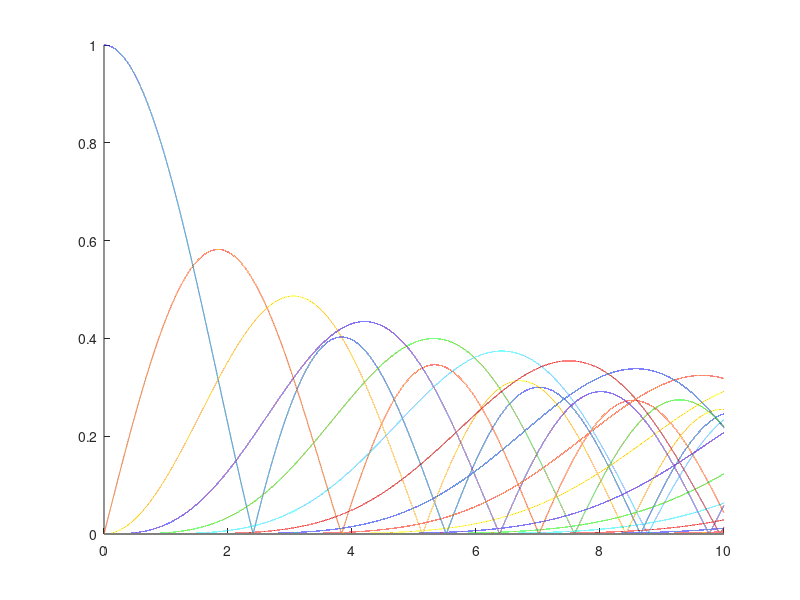

Recreate this plot in MATLAB. (Note: this script raises an error after producing the figure.)
set(0,'DefaultFigureWindowStyle','docked')

% Cleaning
clear all
close all
clc


addpath('FGen')
%% Primary tests

kr = 0:0.0001:10;
figure,hold on,
for p = 0:100
    plot(kr,abs(besselj(p,kr)));
end



%% Parameters

global DiscreteDiskCentered Feta HEST List_k % discretization of the centered artificial disk

% Choose Geometry between the available geometries:
Rin = 0.01; %0.1; % radius of artificial background
% Folder = 'FixedFrqData/1Crack/';%'Geometry_6Cracks_k14.mat';%'Geometry_2Cracks_k14.mat';
% load([Folder 'FFRin01'  '.mat'],'Ax','Ay','Bx','By','FF','List_k');
% num2str(round(10*Rin))

for iterNbCracks = 2:8
FileInput = ['MultiFrqData/Monotonicity/FF' num2str(iterNbCracks) '.mat'];
load(FileInput,'Ax','Ay','Bx','By','List_k',...
'BXmin','BXmax','BYmin','BYmax','FF');

%%

[nbcapteur,~,Nk] = size(FF);
% Choose resolution of the scan
% 
% BXmin = -.55; % range of the centers coordinates
% BXmax = .45;
% BYmin = -.5;
% BYmax = .5;
DB = Rin; % distance between each centers
[BX,BY]=meshgrid(BXmin:DB:BXmax,BYmin:DB:BYmax);
Nt = numel(BX);

% Choose artificial background boundary condition:
% BC1 u + BC2 d_n u = 0.
BC = [1 0];

% plot and/or save computed indicators?
PlotDisplayFlag = 1; 
DataSaveFlag = 1;
PlotSaveFlag = 0;

% Choose noise level of farfield in the next section (eta).
% 
% % Control of the scan parameters
% figControle = figure;%('visible','off');
% hold on, 
% plot([Ax;Bx],[Ay;By],'red');
% set(gca,'Ydir','normal')
% axis square
% colormap('summer');
% title('Resolution of the image');
% 
% 
% % visualisation of the artificial backgrounds (when possible):
% if Nt<1500
% poly = DiskSwipe(BX,BY,Rin,30);
% figure,hold on,
% plot(poly,'FaceAlpha',0.1,'EdgeAlpha',0);
% plot([Ax;Bx],[Ay;By],'red','LineWidth',1);
% axis square
% title('The artificial backgrounds');
% end

%% Add of noise on the data
clc
eta=.02;
Feta = zeros(nbcapteur,nbcapteur,Nk);
Fart = zeros(nbcapteur,nbcapteur,Nk);
HEST = zeros(1,Nk);

for i=1:Nk

     
    % Bruit uniforme
    % noise=1+eta*(rand(nbcapteur)*2-1)+sqrt(-1)*eta*(rand(nbcapteur)*2-1);

    % Bruit Gaussien
     noise=1+eta*(randn(size(FF(:,:,i))))+sqrt(-1)*eta*(randn(size(FF(:,:,i))));

    Feta(:,:,i)=FF(:,:,i).*noise;

    HEST(i)=norm(Feta(:,:,i)-FF(:,:,i));
    if HEST(i) < 1.e-02
        HEST(i)= 1.e-02;                       
    end
    
    nF=norm(FF(:,:,i));
    disp(['Bruit en pourcentage = ',num2str(HEST(i)/nF*100)])
end


%% Indicators computation



% I, J are two different indicators - their definition are provided in the 
% paper. The number 1 or 2 indicates the method % used to compute I or J 
% (1=Tikhonov, 2=GLSM_FSharp).
I1 = zeros([size(BX) Nk]); I2 = zeros([size(BX) Nk]); J1 = zeros([size(BX) Nk]); J2 = zeros([size(BX) Nk]);

I1Temp = zeros(size(BX));
I2Temp = zeros(size(BX));
J1Temp = zeros(size(BX));
J2Temp = zeros(size(BX));

% Sampling points on the centered artificial background
Nbz = 20; % Nb Approx de points de discretisation interieurs du disque artificiel
[X,Y]=meshgrid(linspace(-Rin,Rin,sqrt(4./pi*Nbz)));
Bool = X.^2+Y.^2 < (Rin).^2;
DiscreteDiskCentered = transpose([X(Bool),Y(Bool)]);
NbPoints = length(DiscreteDiskCentered) % Nb de points de discretisation interieurs du disque artificiel
% figure,plot(X(Bool),Y(Bool),'red+'), 
% hold on, plot(Rin*cos(0:0.1:7),Rin*sin(0:0.1:7),'black'),
% axis square;
% title(['Discretisation interieur du disque artificiel centre de rayon ' num2str(Rin) ', nbPtsInterieur: ' num2str(NbPoints)]);
                                                                                                             



for iter_k = Nk %1:Nk % Boucles sur k 
    tic
        disp(['k= ' num2str(iter_k) '/' num2str(Nk)]);
        k = List_k(iter_k);
        
        
%Etalonnage 
tCalibration = [-10,-10];
% FDiskCentered = FGen(k,Rin,[0 0],nbcapteur,BC);
% Fart = Feta(:,:,iter_k) - T(k,tCalibration).*FDiskCentered;
% DiscreteDisk = DiscreteDiskCentered + tCalibration';
% [gStar,gTK,aTK] = HPenaltyOptimization(k,HEST(iter_k),Fart,Rin,tCalibration);

[gStar,gTK,aTK] = FArtPenalisation(Rin,tCalibration,BC,List_k(iter_k), Feta(:,:,iter_k), HEST(iter_k),DiscreteDiskCentered);
MHArt = HArtSoftDisk(k,Rin,tCalibration,nbcapteur);
H0gTK = MHArt*gTK;
H0gStar = MHArt*gStar;

%for iter_t = [3,11]
parfor iter_t = 1:Nt
    
    
    disp([num2str(iter_t) '/' num2str(Nt)]);
    t = [BX(iter_t),BY(iter_t)];
   
   [gStar,gTK,aTK] = FArtPenalisation(Rin,t,BC,List_k(iter_k), Feta(:,:,iter_k), HEST(iter_k),DiscreteDiskCentered);
   
    [MHArt,Nh] = HArtSoftDisk(k,Rin,t,nbcapteur);
    HgTK = MHArt*gTK;
    HgStar = MHArt*gStar;
    
    
    I1Temp(iter_t) = mean(vecnorm(imag(HgTK)));
    I2Temp(iter_t) = mean(vecnorm(imag(HgStar)));
    
    J1Temp(iter_t) = mean(vecnorm(HgTK - H0gTK));
    J2Temp(iter_t) = mean(vecnorm(HgStar - H0gStar));
    
    
     %%%%%%%%%%%%%%%%%%%%%%%%%%%%%%%%%%%%%%%%%%%%%%%%%%%%%%%%%%%%%%%%%%%
     % Inspection de la methode
     
%      load('RefPDESol/DnuRef.mat','DnuRef');
%      ThetaArt = 2*pi*(0:(1/Nh):(1-1/Nh));
%      SamplingPoint = 1;
%      z0 = DiscreteDiskCentered(SamplingPoint);
%      z = z0+t;
%      Hgzalpha = HgStar(:,SamplingPoint);
%        
%      
%      thetadisks = pi*(0:0.01:1.99);
%      ArtDisk = polyshape(Rin*cos(thetadisks)+BX(iter_t),Rin*sin(thetadisks)+BY(iter_t));
%      figure,
%      hold on 
%      plot(ArtDisk)
%      plot([Ax;Bx],[Ay;By],'red','LineWidth',3);
%      plot(z(1),z(2),'+black','LineWidth',2);
%      plot(BX(iter_t),BY(iter_t),'+black','LineWidth',2);
%      text(z(1)-.03,z(2)-.03,'z','FontSize',20)
%      text(BX(iter_t)+0.03,BY(iter_t)-0.03,'t_1','FontSize',20)
%      legend('$$\Omega_{t_1}$$','$$\Gamma$$','Interpreter','Latex','FontSize',25)
%      xlim([-.8 .7]);
%      ylim([-.8 .7]);
%      axis square
%      box('on');
%      if iter_t==3
%      print(gcf,'-depsc2','/Users/kev/Downloads/version6/Images/FixedSweepNoCrack.eps');
%      end 
%       if iter_t==11
%      print(gcf,'-depsc2','/Users/kev/Downloads/version6/Images/FixedSweepCrack.eps');
%      end  
%      
%      
%      linewidth = 3;
%      figure,hold on,
%      plot(ThetaArt,real(Hgzalpha),'LineWidth',linewidth);
%      plot(ThetaArt,real(DnuRef),'LineWidth',linewidth);
%      legend('$$\Re e \,H_{\partial \Omega}g_z^\alpha$$','$$\Re e \, \partial_\nu(w_z - \Phi_z)$$','Interpreter','Latex','FontSize',30)
%          xticks([0 pi/2 pi 3*pi/2 2*pi])   
%     xticklabels({'0','\pi/2','\pi','3\pi/2','2\pi'})
%     box('on');
%     if iter_t==3
%       print(gcf,'-depsc2','/Users/kev/Downloads/version6/Images/RHgNoCrackR3k15.eps')
%     end
%     if iter_t==11
%       print(gcf,'-depsc2','/Users/kev/Downloads/version6/Images/RHgCrackR3k15.eps')
%     end
%      
%       figure,hold on,
%      plot(ThetaArt,imag(Hgzalpha),'LineWidth',linewidth);
%      plot(ThetaArt,imag(DnuRef),'LineWidth',linewidth);
%      legend('$$\Im m \, H_{\partial \Omega}g_z^\alpha$$','$$\Im m \, \partial_\nu(w_z - \Phi_z)$$','Interpreter','Latex','FontSize',30)
%          xticks([0 pi/2 pi 3*pi/2 2*pi])   
%     xticklabels({'0','\pi/2','\pi','3\pi/2','2\pi'})
%     ylim([-2 2])
%     box('on');
%       if iter_t==3
%       print(gcf,'-depsc2','/Users/kev/Downloads/version6/Images/IHgNoCrackR3k15.eps')
%     end
%     if iter_t==11
%       print(gcf,'-depsc2','/Users/kev/Downloads/version6/Images/IHgCrackR3k15.eps')
%     end
     
     
     %%%%%%%%%%%%%%%%%%%%%%%%%%%%%%%%%%%%%%%%%%%%%%%%%%%%%%%%%%%%%%%%%%%
end

    I1(:,:,iter_k) = I1Temp;
    I2(:,:,iter_k) = I2Temp;
    J1(:,:,iter_k) = J1Temp;
    J2(:,:,iter_k) = J2Temp;
    
    toc
    
    
   
 FileOutput = ['MultiFrqData/Monotonicity/FixedFrqMethod' num2str(iterNbCracks) '.mat'];
  save(FileOutput,'I1','J1','I2','J2','Rin','BXmin','BXmax','BYmin','BYmax','DB')

end 

end

%%
if DataSaveFlag==1
    save([Folder 'FFRin' num2str(round(10*Rin)) '.mat'],'I1','J1','I2','J2',...
        'Rin','BXmin','BXmax','BYmin','BYmax','DB','-append')
end


 save([Folder 'FFRin01'  '.mat'],'I1','J1','I2','J2',...
        'Rin','BXmin','BXmax','BYmin','BYmax','DB','-append')
    
    
%% Reload
tic
Folder = 'FixedFrqData/random2/';
 load([Folder 'FF.mat'],'FF','I1','J1','I2','J2',...
       'Rin','BXmin','BXmax','BYmin','BYmax','DB','Ax','Ay','Bx','By','List_k','I_LSM','I_GLSM')
   
[BX,BY]=meshgrid(BXmin:DB:BXmax,BYmin:DB:BYmax);
Nt = numel(BX);
Nk=length(List_k);

disp(['~~~~~~~~~~ ' Folder ' loaded' ' ~~~~~~~~~~']);
toc

 %% Regularization of the indicators

disp(['~~~~~~~~~~ REGULARIZATION ~~~~~~~~~~']);
RegList = sort([1:100 sqrt(2)*(1:100)]);

for RegLevel = 1
    RegLevel
    tic


% regularization of the previous indicators: see paper
I1Sum = zeros([size(BX) Nk]);I2Sum = zeros([size(BX) Nk]);J1Sum = zeros([size(BX) Nk]);
J2Sum = zeros([size(BX) Nk]);

% max of the indicators might be relevant
I1Max = zeros([size(BX) Nk]);I2Max = zeros([size(BX) Nk]);J1Max = zeros([size(BX) Nk]);
J2Max = zeros([size(BX) Nk]);

I1SumTemp = zeros(size(BX));
J1SumTemp = zeros(size(BX));
I2SumTemp = zeros(size(BX));
J2SumTemp = zeros(size(BX));
I1MaxTemp = zeros(size(BX));
I2MaxTemp = zeros(size(BX));
J1MaxTemp = zeros(size(BX));
J2MaxTemp = zeros(size(BX));



for iter_k = 1:Nk
    for iter_t = 1:Nt
    
    %disp([num2str(iter_t) '/' num2str(Nt)]);

    Alentours = sqrt((BX - BX(iter_t)).^2 + (BY - BY(iter_t)).^2);
    Bool = Alentours < (RegList(RegLevel)+0.2)*Rin;
    SBool = sum(sum(Bool));
       
    

        Temp = I1(:,:,iter_k);
        I1SumTemp(iter_t) = sum(Temp(Bool))/SBool;
        I1MaxTemp(iter_t) = max(Temp(Bool));

         Temp = I2(:,:,iter_k);
        I2SumTemp(iter_t) = sum(Temp(Bool))/SBool;
        I2MaxTemp(iter_t) = max(Temp(Bool));

        Temp = J1(:,:,iter_k);
        J1SumTemp(iter_t) = sum(Temp(Bool))/SBool;
        J1MaxTemp(iter_t) = max(Temp(Bool));

        Temp = J2(:,:,iter_k);
        J2SumTemp(iter_t) = sum(Temp(Bool))/SBool;
        J2MaxTemp(iter_t) = max(Temp(Bool));
        
  
    end
    
    I1Sum(:,:,iter_k) = I1SumTemp;
    I1Max(:,:,iter_k) = I1MaxTemp;
    
     I2Sum(:,:,iter_k) = I2SumTemp;
    I2Max(:,:,iter_k) = I2SumTemp;
    
    J1Sum(:,:,iter_k) = J1SumTemp;
    J1Max(:,:,iter_k) = J1MaxTemp;
    
    J2Sum(:,:,iter_k) = J2SumTemp;
    J2Max(:,:,iter_k) = J2MaxTemp;
end

toc
%

saveanothername([Folder 'FFRin' num2str(round(10*Rin)) '.mat'],J2Sum,['J2SumReg' num2str(RegLevel)]);
saveanothername([Folder 'FFRin' num2str(round(10*Rin)) '.mat'],I2Sum,['I2SumReg' num2str(RegLevel)]);
end

%%
save([Folder 'FF.mat'],'RegLevel','I1Sum','I2Sum','I1Max','I2Max','J1Sum','J2Sum','J1Max','J2Max','-append')
%% Plots


if Nk < 30
    
    for iter_k = 1:Nk
        
        
        FigIJ = figure('visible',PlotDisplayFlag);
        sgtitle(['lambda = ' num2str(2*pi/List_k(iter_k)) ', k = ' num2str(List_k(iter_k)) ', r = ' num2str(Rin)])

        subplot(2,2,1)
        hold on
        imagesc(BXmin:DB:BXmax,BYmin:DB:BYmax,I1(:,:,iter_k))
        set(gca,'Ydir','normal')
        plot([Ax Bx],[Ay By],'whiteX','MarkerSize',10);
        axis square
        colormap(jet)
        colorbar
        %print(fig1,'-depsc2','/home/napal/nextcloud/WAVES2019/Images/temp1.eps')
        title('I Tokhonov')

        subplot(2,2,2)
        hold on, 
        imagesc(BXmin:DB:BXmax,BYmin:DB:BYmax,I2(:,:,iter_k))
        set(gca,'Ydir','normal')
        plot([Ax Bx],[Ay By],'whiteX','MarkerSize',10);
        axis square
        colormap(jet)
        colorbar
       % print(fig1,'-depsc2','/home/napal/nextcloud/WAVES2019/Images/temp1.eps')
        title('I GLSM')

        subplot(2,2,3)
        hold on, 
        imagesc(BXmin:DB:BXmax,BYmin:DB:BYmax,J1(:,:,iter_k))
        set(gca,'Ydir','normal')
        plot([Ax Bx],[Ay By],'whiteX','MarkerSize',10);
        axis square
        colormap(jet)
        colorbar
        title('J Tikhonov')

        subplot(2,2,4)
        hold on, 
        imagesc(BXmin:DB:BXmax,BYmin:DB:BYmax,J2(:,:,iter_k))
        set(gca,'Ydir','normal')
        plot([Ax Bx],[Ay By],'whiteX','MarkerSize',10);
        axis square
        colormap(jet)
        colorbar
        title('J GLSM')



        FigIJReg = figure('visible',PlotDisplayFlag);
        sgtitle(['lambda = ' num2str(2*pi/List_k(iter_k)) ', k = ' num2str(List_k(iter_k)) ', r = ' num2str(Rin) ', Reg = ' num2str(RegLevel)])

        subplot(2,4,1)
        hold on
        imagesc(BXmin:DB:BXmax,BYmin:DB:BYmax,I1Sum(:,:,iter_k))
        set(gca,'Ydir','normal')
        plot([Ax Bx],[Ay By],'whiteX','MarkerSize',10);
        axis square
        colormap(jet)
        colorbar
        %print(fig1,'-depsc2','/home/napal/nextcloud/WAVES2019/Images/temp1.eps')
        title('ISum Tokhonov')

        subplot(2,4,2)
        hold on, 
        imagesc(BXmin:DB:BXmax,BYmin:DB:BYmax,I2Sum(:,:,iter_k))
        set(gca,'Ydir','normal')
        plot([Ax Bx],[Ay By],'whiteX','MarkerSize',10,'MarkerFaceColor','white');
        axis square
        colormap(jet)
        colorbar
        %print(fig1,'-depsc2','/home/napal/nextcloud/WAVES2019/Images/temp1.eps')
        title('ISum GLSM')

        subplot(2,4,3)
        hold on, 
        imagesc(BXmin:DB:BXmax,BYmin:DB:BYmax,J1Sum(:,:,iter_k))
        set(gca,'Ydir','normal')
        plot([Ax Bx],[Ay By],'whiteX','MarkerSize',10);
        axis square
        colormap(jet)
        colorbar
        title('JSum Tikhonov')

        subplot(2,4,4)
        hold on, 
        imagesc(BXmin:DB:BXmax,BYmin:DB:BYmax,J2Sum(:,:,iter_k))
        set(gca,'Ydir','normal')
        plot([Ax Bx],[Ay By],'whiteX','MarkerSize',10);
        axis square
        colormap(jet)
        colorbar
        title('JSum GLSM')

        subplot(2,4,5)
        hold on
        imagesc(BXmin:DB:BXmax,BYmin:DB:BYmax,I1Max(:,:,iter_k))
        set(gca,'Ydir','normal')
        plot([Ax Bx],[Ay By],'whiteX','MarkerSize',10);
        axis square
        colormap(jet)
        colorbar
        %print(fig1,'-depsc2','/home/napal/nextcloud/WAVES2019/Images/temp1.eps')
        title('IMax Tokhonov')

        subplot(2,4,6)
        hold on, 
        imagesc(BXmin:DB:BXmax,BYmin:DB:BYmax,I2Max(:,:,iter_k))
        set(gca,'Ydir','normal')
        plot([Ax Bx],[Ay By],'whiteX','MarkerSize',10);
        axis square
        colormap(jet)
        colorbar
        %print(fig1,'-depsc2','/home/napal/nextcloud/WAVES2019/Images/temp1.eps')
        title('IMax GLSM')

        subplot(2,4,7)
        hold on, 
        imagesc(BXmin:DB:BXmax,BYmin:DB:BYmax,J1Max(:,:,iter_k))
        set(gca,'Ydir','normal')
        plot([Ax Bx],[Ay By],'whiteX','MarkerSize',10);
        axis square
        colormap(jet)
        colorbar
        title('JMax Tikhonov')

        subplot(2,4,8)
        hold on, 
        imagesc(BXmin:DB:BXmax,BYmin:DB:BYmax,J2Max(:,:,iter_k))
        set(gca,'Ydir','normal')
        plot([Ax Bx],[Ay By],'whiteX','MarkerSize',10);
        axis square
        colormap(jet)
        colorbar
        title('JMax GLSM')
    
    end 
end 

%% Save plots

if(PlotSaveFlag == 1)
    for iter_k = 1:Nk
        figtemp = figure, hold on,
        imagesc(BXmin:DB:BXmax,BYmin:DB:BYmax,J2Sum(:,:,iter_k))
        set(gca,'Ydir','normal') 
        plot([Ax Bx],[Ay By],'blacko','MarkerSize',7,'MarkerFaceColor','white');
        axis square
        colormap(jet)
        colorbar
        sgtitle(['lambda = ' num2str(2*pi/List_k(iter_k)) ', k = ' num2str(List_k(iter_k)) ', r = ' num2str(Rin)])
        print(figtemp,'-depsc2',[Folder num2str(List_k(iter_k)) 'k_JSum.eps'])
    end


    figControle = figure;%('visible','off');
    hold on, 
    %imagesc(BXmin:DB:BXmax,BYmin:DB:BYmax,rand(size((BX))))
    plot([Ax;Bx],[Ay;By],'red');
    set(gca,'Ydir','normal')
    axis square
    title('Geometry 5')
    print(figControle,'-depsc2',[Folder 'Geometry.eps'])
end

%% LSM - GLSM Indicators

ListX = BXmin:0.01:BXmax;
ListY = BYmin:0.01:BYmax;

I_LSM = zeros([length(ListX) length(ListY) Nk]);
I_GLSM = zeros([length(ListX) length(ListY) Nk]);

for iter_k = 3%:Nk

    disp([num2str(iter_k) '/' num2str(Nk)]);
    [I_LSM(:,:,iter_k),I_GLSM(:,:,iter_k)] = SamplingMethods(ListX,ListY,iter_k);
    
    
    
    

end

if(DataSaveFlag==1)
    save([Folder 'FF.mat'],'I_LSM','I_GLSM','ListX','ListY','-append');
end


%% LSM - GLSM ZOOM

BXminZoom = 0.5;
BXmaxZoom = 1.5;
BYminZoom = -1.5;
BYmaxZoom = -0.5;

figure, 
% cracks
hold on 
figCracks = plot([Ax;Bx],[Ay;By],'black','LineWidth',Crackeps);%,'Color', [.5 .5 .5]);
xlim([BXminZoom BXmaxZoom]);
ylim([BYminZoom BYmaxZoom]);
set(gca,'Ydir','normal')
axis square

ListXZoom = BXminZoom:0.001:BXmaxZoom;
ListYZoom = BYminZoom:0.001:BYmaxZoom;

I_LSMZoom = zeros([length(ListXZoom) length(ListYZoom) Nk]);
I_GLSMZoom = zeros([length(ListXZoom) length(ListYZoom) Nk]);

for iter_k = 3%:Nk

    disp([num2str(iter_k) '/' num2str(Nk)]);
    [I_LSMZoom(:,:,iter_k),I_GLSMZoom(:,:,iter_k)] = SamplingMethods(ListXZoom,ListYZoom,iter_k);

end

 save([Folder 'FF.mat'],'I_LSMZoom','I_GLSMZoom','ListXZoom','ListYZoom','-append');

%%

for iter_k = 1:Nk
figure, 
sgtitle(['lambda = ' num2str(2*pi/List_k(iter_k)) ', k = ' num2str(List_k(iter_k)) ', r = ' num2str(Rin)])
subplot(2,3,1)
hold on,
imagesc(ListX,ListY,I_LSM(:,:,iter_k).^(-1))
xlim([-2.5 2.5]);
ylim([-2.5 2.5]);
set(gca,'Ydir','normal') 
%plot([Ax Bx],[Ay By],'whiteo','MarkerSize',10);
axis square
colormap(jet)
colorbar

subplot(2,3,3)
hold on,
imagesc(ListX,ListY,I_GLSM(:,:,iter_k).^(-1))
xlim([-2.5 2.5]);
ylim([-2.5 2.5]);
set(gca,'Ydir','normal') 
%plot([Ax Bx],[Ay By],'whiteo','MarkerSize',10);
axis square
colormap(jet)
colorbar

subplot(2,3,2)
hold on, 
imagesc(BXmin:DB:BXmax,BYmin:DB:BYmax,J2Sum(:,:,iter_k))
xlim([-2.5 2.5]);
ylim([-2.5 2.5]);
set(gca,'Ydir','normal')
%plot([Ax Bx],[Ay By],'whiteo','MarkerSize',10);
axis square
colormap(jet)
colorbar
title('JSum GLSM')

subplot(2,3,5)
hold on, 
plot([Ax;Bx],[Ay;By],'red');
xlim([-2.5 2.5]);
ylim([-2.5 2.5]);
set(gca,'Ydir','normal')
axis square
colormap('jet');
colorbar;
title('Resolution of the image');

end 






        
     
